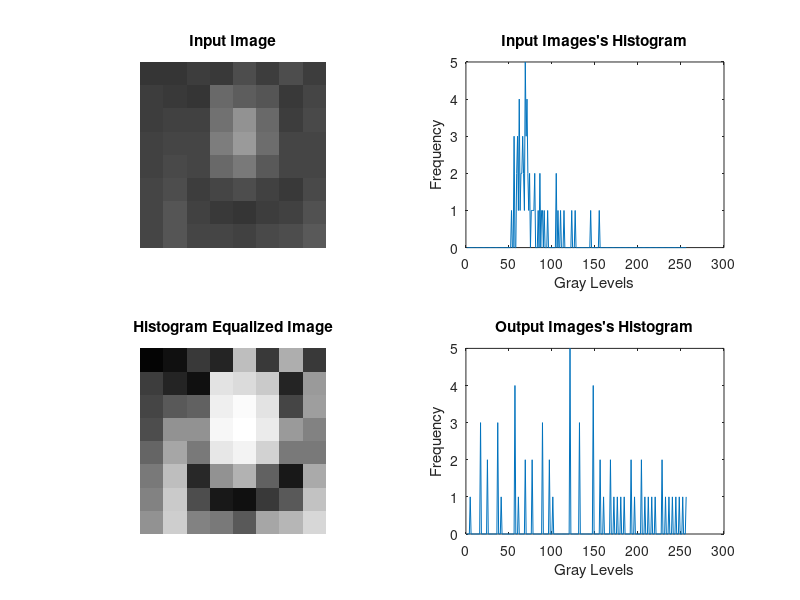

MATLAB code for this plot:
% Digital Image Processing : Lab Task - 2
% Student: BT20ECE027(AMIT YADAV)
% Professor: Dr. Tapan Jain
% Date: 23 Jan 2023

% Task 1.0 - Generate Image using pixel value and Display it
% Task 1.1 - Generate Histogram of Input Image
% Task 1.2 - Histogram Equalization of Input Image
% Task 1.3 - Plot Input Image, Input Histogram, Output Image, Output Histogram


clc;
clear all;
close all;

% Input Image
I = [52	55	61	59	79	61	76	61
     62	59	55	104	94	85	59	71
     63	65	66	113	144	104	63	72
     64	70	70	126	154	109	71	69
     67	73	68	106	122	88	68	68
     68	79	60	70	77	66	58	75
     69	85	64	58	55	61	65	83
     70	87	69	68	65	73	78	90];
 
 I = uint8(I);
 % Dimensions of Input Image
 [row,col,depth] = size(I);

% Convert Color Image to Gray Scale
if depth ==3
    I = rgb2gray(I);
end

I = double(I);
% Histogram of Input Image
HistIn = zeros(1,256);
for i = 1:row
    for j = 1:col
        for k1 = 0:255
            if I(i,j)==k1
                HistIn(k1+1)= HistIn(k1+1)+1;
            end
        end
    end
end

% Histogram Equalization

% Normalization of Input Histogram
HistIn_norm = (1/(row*col))*HistIn;

% Generating CDF of Input Histogram
HistIn_cdf = zeros(1,256);
HistIn_cdf(1)= HistIn_norm(1);
for i=2:256
    HistIn_cdf(i)=HistIn_cdf(i-1)+HistIn_norm(i);
end

% De-Normalize CDF
HistIn_cdf = round(255*HistIn_cdf);
%Generate Output Image
Ih = zeros(row,col);
for i=1:row
    for j=1:col
        pix = (I(i,j)+1);
        Ih(i,j)= HistIn_cdf(pix);
    end
end

% Histogram of Ouput Image
HistOut = zeros(1,256);
for i =1:row
    for j=1:col
        for k=0:255
            if Ih(i,j) ==k
                HistOut(k+1)= HistOut(k+1)+1;
            end
        end
    end
end

% Plots
%Input Image
subplot(2,2,1);
imshow(uint8(I));
title("Input Image");

% Histogram of Input Image
subplot(2,2,2);
plot(HistIn);
title("Input Images's Histogram");
xlabel("Gray Levels");
ylabel("Frequency");


% Output Image
subplot(2,2,3);
imshow(uint8(Ih));
title("Histogram Equalized Image");

% Histogram of Output Image
subplot(2,2,4);
plot(HistOut);
title("Output Images's Histogram");
xlabel("Gray Levels");
ylabel("Frequency");




            

